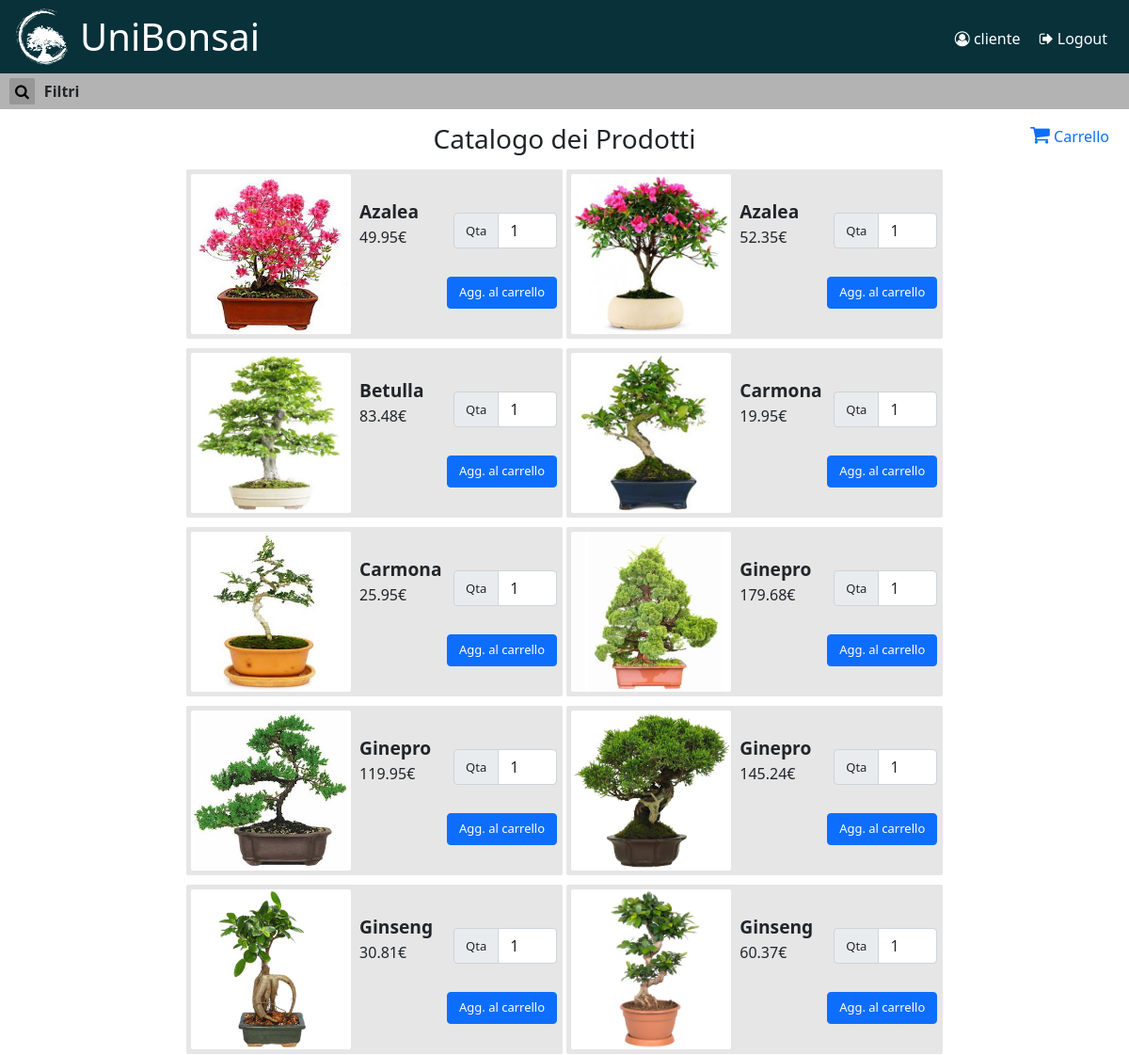
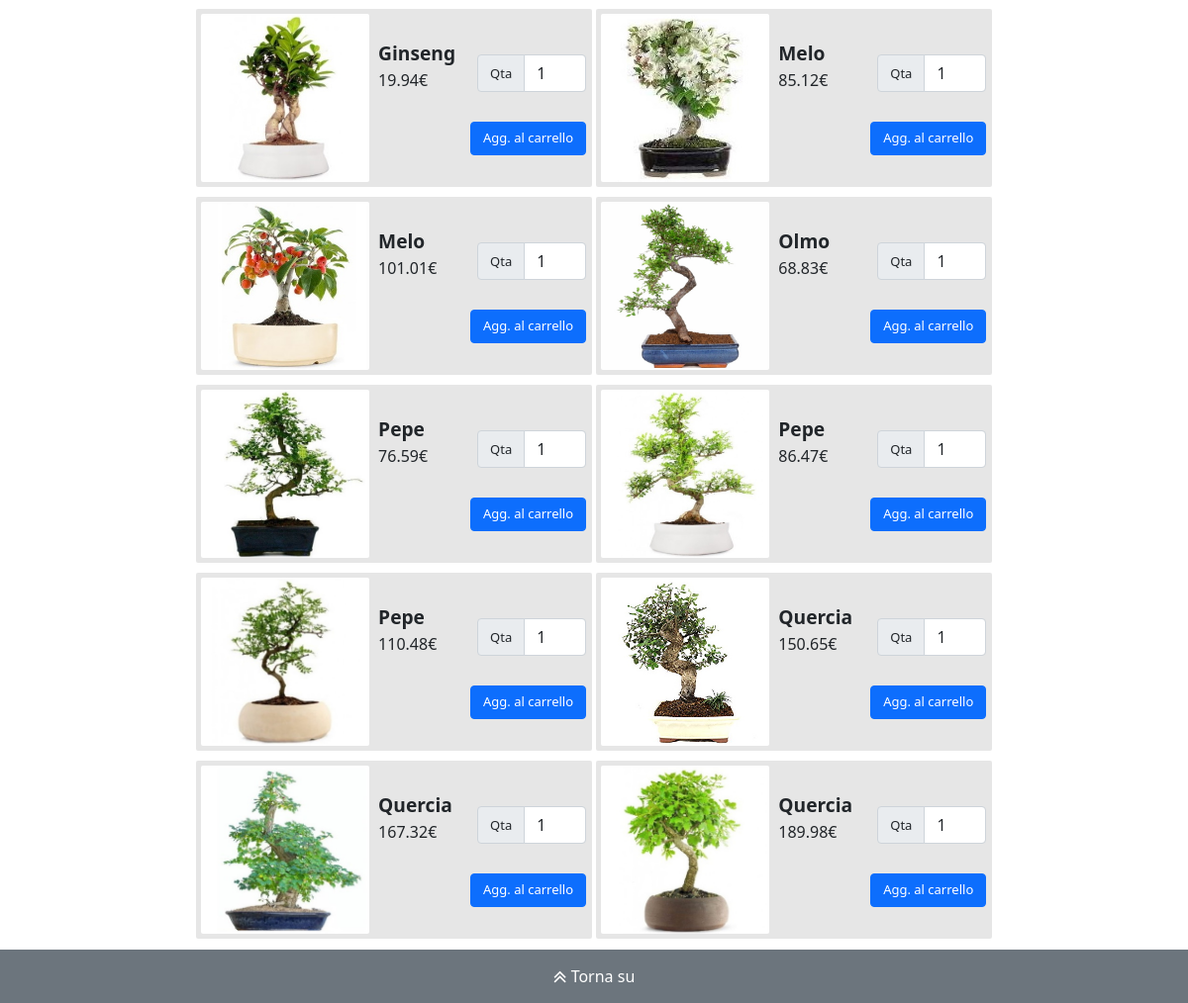
Page /index.php (signed in) on the committed database (2 pictures, top to bottom).
### tables this page shows
CREATE TABLE `products` (
  `id` int(11) NOT NULL,
  `name` varchar(30) NOT NULL,
  `price` float NOT NULL,
  `shape` varchar(20) NOT NULL,
  `size` varchar(10) NOT NULL,
  `availability` int(11) NOT NULL,
  `path` varchar(70) NOT NULL
);

### src/configure.php (called while the page is built, shortened)
<?php
require "./src/database/DB.class.php";
$db = new DB();
function get_include_contents(string $file) {
	if (is_file($file)) {
		extract($GLOBALS, EXTR_REFS);
		include $file;
		return ob_get_clean();
	}
	throw new ErrorException("$file not found");
}
?>

### index.php (called while the page is built, shortened)
<?php
	require "./src/configure.php";
	$vars["action"] = isset($_SESSION["uid"]) ? ($_REQUEST["action"] ?? "catalogo") : "user";
	if (isset($_SESSION["uid"])) {
		$vars["mode"] = $_REQUEST["mode"] ?? "show";
	} else if (isset($_REQUEST["mode"]) && $_REQUEST["mode"] == "subscribe") {
		$vars["mode"] = "subscribe";
	} else {
		$vars["mode"] = "login";
	}
	if (isset($_SESSION["uid"])) {
		$UID = $_SESSION["uid"];
		$vars["user"] = $db->getUsernameById($UID);
		$vars["isVendor"] = $db->isVendor($UID);
	}
	switch ($vars["action"]) {
		case "catalogo":
			require "./src/catalogo/controller.php";
			break;
	}
	require "./src/templates/template.php";
?>

### src/database/DB.class.php (called while the page is built, shortened)
<?php
class DB {
	private $connection;
	public function __construct() {
		$this->connection = new mysqli("127.0.0.1", "unibonsai", "unibonsai1!", "unibonsai");
	}
	private function query($statement, $vars = [], $types = "") {
		$q = $this->connection->prepare($statement);
		if ($vars && $types)
			$q->bind_param($types, ...$vars);
		$success = $q->execute();
		if ($res = $q->get_result())
			return $res->fetch_all(MYSQLI_ASSOC);
		return $success;
	}
	public function getProducts($ids = null) {
		$query = "SELECT id, name, price, shape, size, path FROM products";
		if ($ids === null) {
			return $this->query($query);
		} else if (empty($ids)) {
			return [];
		} else {
			$query .= " WHERE id IN ". get_in_params($ids);
			return $this->query($query, $ids, str_repeat("i", count($ids))) ?: [];
		}
	}
	public function unreadMessages($userId) {
		$query = "SELECT COUNT(*) as count FROM messages WHERE userId = ? AND isRead = false";
		return $this->query($query, [$userId], "i")[0]["count"] > 0;
	}
}
?>

### src/catalogo/controller.php (called while the page is built, shortened)
<?php
	switch ($vars["mode"]) {
		case "show":
			$vars["products"] = $db->getProducts();
			$content = get_include_contents("./src/catalogo/view.php");
			break;
	}
	$vars["body"] = $content;
?>

### src/catalogo/list.php (the view, shortened to what this page needs)
<div id="product-list">
	<?php foreach ($vars["products"] as $product) : ?>
	<div class="product-card">
		<div class="product-img">
			<img src="<?php echo IMG_PATH.$product["path"] ?>"
				alt="<?php echo $product["name"] . "-" . $product["size"] . "-" . $product["shape"] ?>"/>
		</div>
		<div class="product-info">
			<div class="d-flex justify-content-between align-items-center">
				<div>
					<p class="bold"><?php echo ucfirst($product["name"]) ?></p>
					<p><?php echo $product["price"] ?>&euro;</p>
				</div>
				<?php if (!$vars["isVendor"]): ?>
				<div class="input-group line">
					<label class="input-group-text"
						for="qty-<?php echo $product["id"] ?>">Qta</label>
					<input class="form-control add-quantity" type="number" name="quantity" min="1" value="1"
						id="qty-<?php echo $product["id"] ?>" />
				</div>
				<?php endif  ?>
			</div>
			<div>
				<?php if ($vars["isVendor"]): ?>
				<a class="btn btn-primary" title="modifica"
					href="?action=catalogo&mode=update&id=<?php echo $product["id"] ?>">Modifica</a>
				<a class="btn btn-danger" title="elimina"
					href="?action=catalogo&mode=remove&id=<?php echo $product["id"] ?>">Rimuovi</a>
				<?php else: ?>
				<button class="btn btn-primary add-to-cart" id="prod-<?php echo $product["id"] ?>" title="aggiungi al carrello">
					<span class="button-text">Agg. al carrello</span>
				</button>
				<?php endif ?>
			</div>
		</div>
	</div>
	<?php endforeach ?>
</div>

### src/catalogo/view.php (shortened to what this page needs)
<?php echo get_include_contents("./src/templates/header.php") ?>
<main>
	<div id="filter">
		<div>
			<button title="Filtri" class="icon" id="search-button"><span class="fa fa-search"></span></button>
		</div>
		<div>
			<span class="bold">Filtri</span>
		</div>
	</div>
	<section>
		<div id="sec-header">
			<h3>Catalogo dei Prodotti</h3>
			<div>
				<?php if($vars["isVendor"]): ?>
				<a href="?action=catalogo&mode=add" id="add" title="Aggiungi">
					<span class="fa fa-plus"></span>
				</a>
				<?php else: ?>
				<a href="?action=catalogo&mode=cart" id="cart" title="Carrello">
					<span class="fa fa-shopping-cart"></span>
				</a>
				<?php endif ?>
			</div>
		</div>
		<?php echo get_include_contents("./src/catalogo/list.php") ?>
	</section>
</main>

### src/templates/header.php (shortened to what this page needs)
<?php $vars["unread"] = $db->unreadMessages($UID) ?>
<header>
	<nav class="flex-container">
		<div class="flex-1">
			<img id="logo-img" src="./img/logo-bianco.png" alt="">
			<h1><a href="index.php" title="home">UniBonsai</a></h1>
		</div>
		<div class="flex-2">
			<ul id="menu">
				<li>
					<a href="?action=user&mode=profile" title="profilo">
						<span class="fa fa-user-circle-o"></span> <?php echo $vars["user"]?>
					</a>
				</li>
				<li>
					<a href="?action=user&mode=logout" title="logout">
						<span class="fa fa-sign-out"></span> Logout
					</a>
				</li>
			</ul>
		</div>
	</nav>
</header>

### src/templates/template.php (shortened to what this page needs)
<!DOCTYPE html>
<html lang="it">
<head>
	<link rel="stylesheet" href="./style/style.css" />
	<link rel="stylesheet" href="./style/navbar.css" />
	<link rel="stylesheet" href="./style/sidebar.css" />
	<link rel="stylesheet" href="./style/main.css" />
	<link rel="stylesheet" href="./style/animation.css" />
	<link rel="stylesheet" href="https://cdn.jsdelivr.net/npm/bootstrap@5.1.3/dist/css/bootstrap.min.css" />
	<link rel="stylesheet" href="https://cdnjs.cloudflare.com/ajax/libs/font-awesome/4.7.0/css/font-awesome.min.css">
</head>
<body>
	<?php echo $vars["body"] ?>
<footer>
	<div class="text-center bg-secondary">
		<a href="#top" title="Torna ad inizio pagina">
			<span class="fa fa-angle-double-up fa-lg"></span> Torna su
		</a>
	</div>
</footer>
</body>
</html>

### style/style.css (style rules this page uses)
body { position: relative; min-height: 100vh; }
footer { position: absolute; left: 0; bottom: 0; width: 100%; text-align: center; }
footer > div { padding: 15px 0; }
a { text-decoration: none !important; }
h1 { margin: 0 !important; }
button.icon { margin: 0; padding: 0; border: none; background-color: inherit; }
.bold { font-weight: bold; }

### style/navbar.css (style rules this page uses)
header { background-color: #08313a; padding: 7px 15px; text-align: center; }
header a, header a:hover, footer a { color: white; }
nav li a, footer a { padding: 5px 8px; border-radius: 2px; }
img#logo-img { display: none; }
ul#menu li { display: inline; }
ul#menu { margin: 0; padding: 0; display: none; }
nav.flex-container { padding: 0; display: flex; flex-direction: column; vertical-align: middle; }
div.flex-1 { flex: 100%; display: flex; align-items: center; justify-content: space-between; }
div.flex-2 { flex: 100%; display: flex; justify-content: center; padding-top: 4px; }
@media screen and (min-width: 768px) { nav { padding: 5px; } }
@media screen and (min-width: 768px) { img#logo-img { display: block; width: 60px; margin: 2px 10px 2px 0; } }
@media screen and (min-width: 768px) { ul#menu { display: block !important; text-align: right; } }
@media screen and (min-width: 768px) { nav.flex-container { flex-direction: row; } }
@media screen and (min-width: 768px) { div.flex-1 { flex: 55%; align-items: center; justify-content: start; } }
@media screen and (min-width: 768px) { div.flex-2 { flex: 45%; align-items: center; justify-content: flex-end; } }

### style/main.css (style rules this page uses)
main { padding-bottom: 55px; }
div#filter { padding: 5px 10px; background-color: rgba(151, 151, 151, 0.726); display: grid; grid-template-columns: min-content auto; align-items: center; }
div#filter button { margin-right: 10px; padding: 2px 6px; border-radius: 2px; color: black; background-color: rgba(151, 151, 151); }
div#filter > div { white-space: nowrap; overflow-y: scroll; -ms-overflow-style: none; scrollbar-width: none; }
div#sec-header { position: relative; text-align: center; }
div#sec-header div { position: absolute; top: 15px; right: 15px; }
div#sec-header a { border-radius: 2px; padding: 4px 6px; }
div#sec-header a#cart > span { font-size: 1.4em; }
main section h3, main section h2 { text-align: center; margin: 0; padding: 15px 0; }
div#product-list { padding: 0 10px; }
div.product-card { margin-bottom: 10px; border-radius: 2px; background-color: rgba(199, 199, 199, 0.452); }
div.product-card div { display: inline-block; vertical-align: middle; }
div.product-img { height: 120px; width: 120px; margin: 5px; }
div.product-img img { max-height: 100%; border-radius: 2px; }
div.product-info { width: calc(100% - 140px); height: 100%; padding-left: 5px; }
div.line { width: 110px !important; display: inline-flex !important; }
div.product-info p { margin: 0; }
div.product-info p:first-of-type { font-size: larger; }
div.product-info div:first-child { margin-bottom: 10px; }
div.product-info div:last-child { float: right; }
div.product-info label, div.product-info a, span.button-text, div.product-info button, button#empty-cart { font-size: small; }
@media screen and (min-width: 768px) { div#product-list { margin: 0 30px; text-align: center; } }
@media screen and (min-width: 768px) { div.product-img { height: 170px; width: 170px; } }
@media screen and (min-width: 768px) { div.product-card { min-width: 400px; text-align: left; } }
@media screen and (min-width: 768px) { div.product-info { width: calc(100% - 190px); padding: 0; } }
@media screen and (min-width: 768px) { div.product-info div:first-child { margin-bottom: 15px; } }
@media screen and (min-width: 768px) { div#product-list div { display: inline-block; } }
@media screen and (min-width: 768px) { div#sec-header a { right: 20px; } }
@media screen and (min-width: 768px) { a#cart:after { content: " Carrello"; } }

### style/animation.css (style rules this page uses)
.add-to-cart { position: relative; overflow: hidden; }

### rows in the picture
products: path (picture), name "Azalea", price "49.95", quantity "1"
products: path (picture), name "Azalea", price "52.35"
products: path (picture), name "Betulla", price "83.48"
products: path (picture), name "Carmona", price "19.95"
products: path (picture), name "Carmona", price "25.95"
products: path (picture), name "Ginepro", price "179.68"
products: path (picture), name "Ginepro", price "119.95"
products: path (picture), name "Ginepro", price "145.24"
products: path (picture), name "Ginseng", price "30.81"
products: path (picture), name "Ginseng", price "60.37"
products: path (picture), name "Ginseng", price "19.94"
products: path (picture), name "Melo", price "85.12"
products: path (picture), name "Melo", price "101.01"
products: path (picture), name "Olmo", price "68.83"
products: path (picture), name "Pepe", price "76.59"
products: path (picture), name "Pepe", price "86.47"
products: path (picture), name "Pepe", price "110.48"
products: path (picture), name "Quercia", price "150.65"
products: path (picture), name "Quercia", price "167.32"
products: path (picture), name "Quercia", price "189.98"

### other values in the picture
$vars["user"] "cliente"
